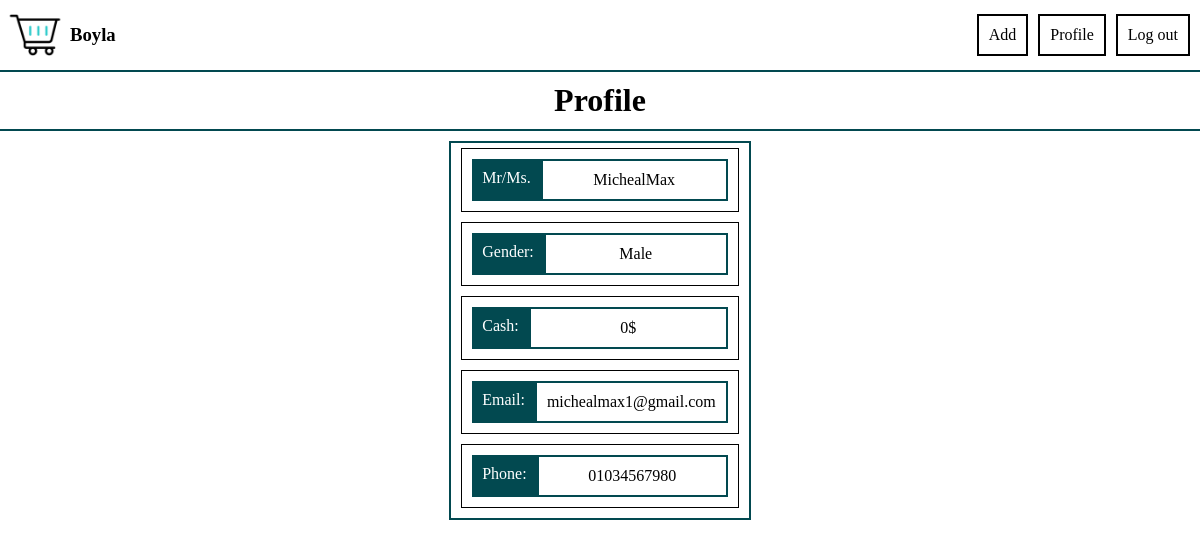
The page /profile/2 (signed in) on the database its author committed.
### tables this page shows
CREATE TABLE users(id INTEGER , name TEXT NOT NULL , email TEXT NOT NULL , hash TEXT NOT NULL , gender TEXT NOT NULL , cash INTEGER DEFAULT 0, phone TEXT DEAFULT None, PRIMARY KEY(id));

### app.py (the view)
@app.route("/profile/<number>" , methods = ["GET" , "POST"])
@login_required
def profile(number):
        person = db.execute("SELECT * FROM users WHERE id = ?" , number)
        return render_template("profile.html" , humen = person , number = number)

### sub_library.py (called while the page is built)
def login_required(f):
    @wraps(f)
    def log(*args , **kwargs):
        if session.get("exist") == False or not session.get("exist"):
            return redirect("/login")
        return f(*args , **kwargs)
    return log

### templates/profile.html (shortened to what this page needs)
{% extends "blueprint.html"%}
{% block main %}
<main class = "profile_main">
    <h1>Profile</h1>
        <div class = "profile_div_align">
    <div class = "profile_main_div">
        <div class = "info_div">
            {%for person in humen%}
            <div>
                <span class = "span_before">Mr/Ms.</span>
                <div>
                    <p>{{person.name}}</p>
                </div>
            </div>
            <div>
                <span class = "span_before">Gender:</span>
                <div>
                    <p>{{person.gender}}</p>
                </div>
            </div>
            <div>
                <span class = "span_before">Cash:</span>
                <div>
                    <p>{{person.cash}}$</p>
                </div>
            </div>
            <div>
                <span class = "span_before">Email:</span>
                <div>
                    <p>{{person.email}}</p>
                </div>
            </div>
            <div style = "margin-bottom:10px;">
                <span class = "span_before" >Phone:</span>
                <div>
                    <p>{{person.phone}}</p>
                </div>
            </div>
            </div>
        </div>
        {%endfor%}
    </div>
</main>
{%endblock%}

### static/styles.css (style rules this page uses)
:root { --theme : #024950 }
body , html { padding:0px; margin:0px; }
.profile_main > h1 , #add_main > h1 , #product_main > h1 { border-bottom:2px var(--theme) solid; text-align:center; padding:10px 0px; margin:0px; }
.profile_div_align { display:flex; justify-content:center; }
.profile_main_div { display:grid; grid-template-columns: 1fr 0fr; margin-top:10px; border:2px var(--theme) solid; width:fit-content; }
.info_div { display:grid; width:fit-content; }
.info_div > div { display:flex; flex-direction:row; margin-top:10px; border:1px black solid; height:fit-content; padding:10px; margin:5px 10px; }
.span_before { display:block; background-color:var(--theme); text-align:center; padding:10px; color:white; }
.info_div div p { text-align: center; width: 100%; margin: 0px; }
.info_div div > div { text-align: center; width: 100%; margin:0; display:flex; flex-direction:column; justify-content:center; border: 2px var(--theme) solid; padding: 10px; }
#other_body { display:grid; grid-template-rows:0fr 1fr 0fr; }

### rows shown on the page
users: name "MichealMax", gender "Male", cash "0", email "michealmax1@gmail.com", phone "01034567980"
